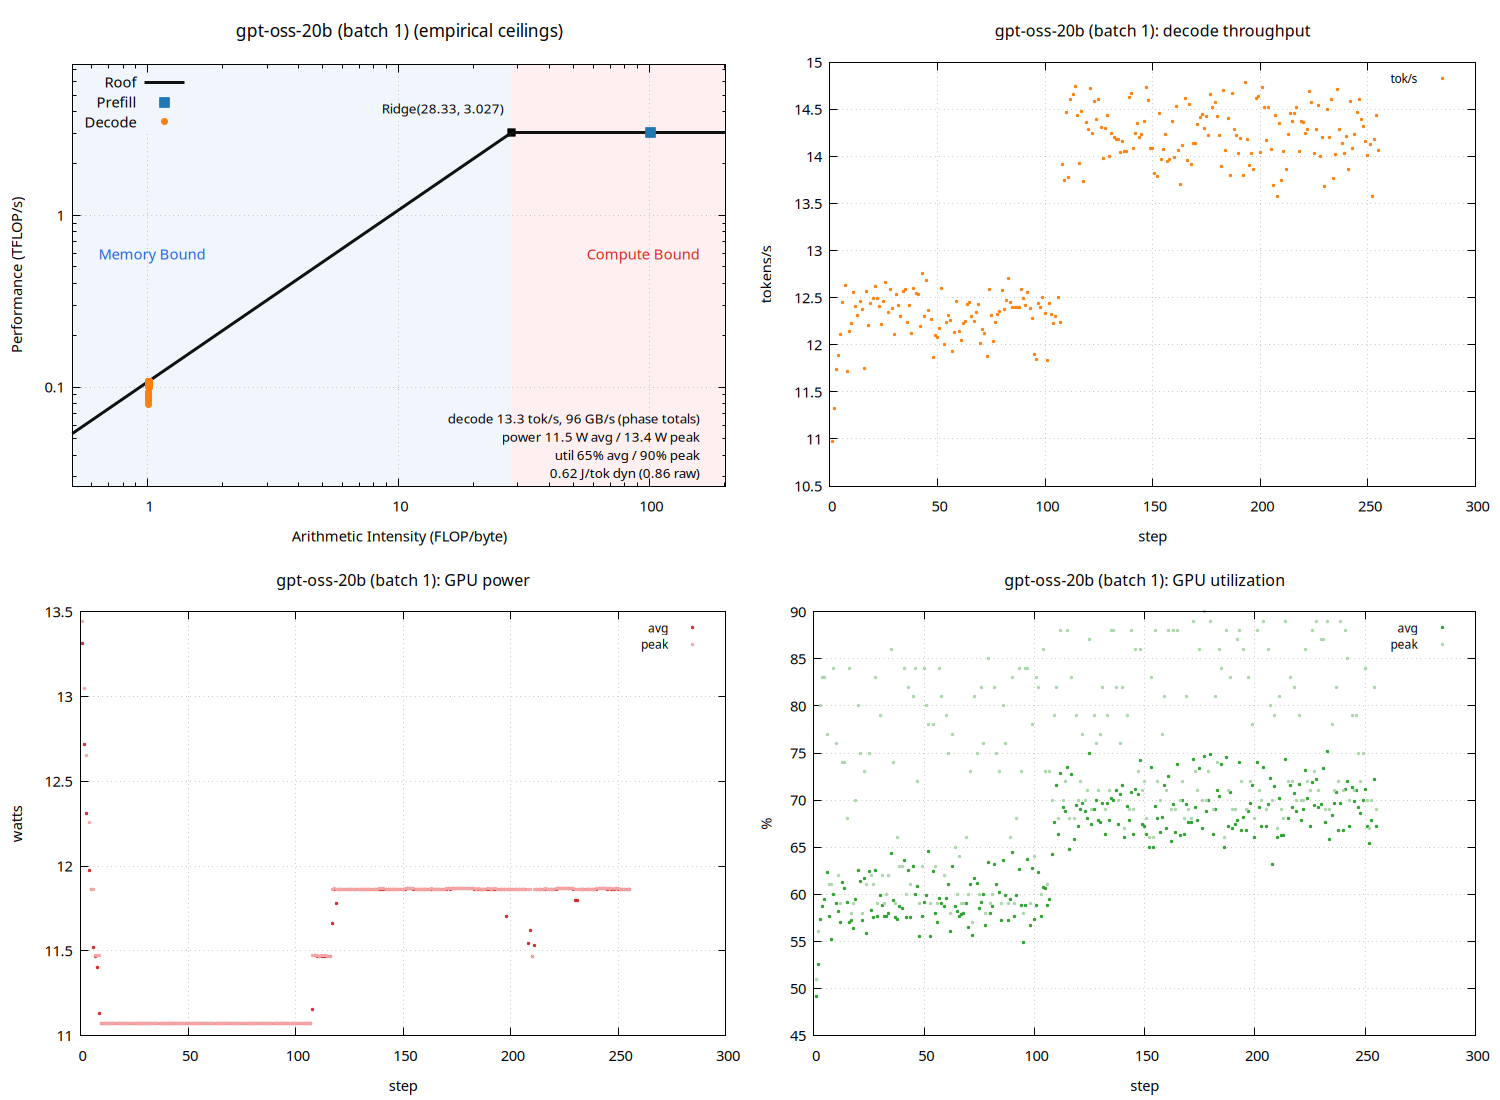

Here is the gnuplot script that generated this plot:
set terminal pngcairo size 1500,1100 enhanced font 'Sans,11'
set output 'sweep_thor_tf/gpt_b001_roofline.png'
set datafile separator "\t"
set datafile missing 'NaN'
set multiplot layout 2,2
unset label
unset object
unset arrow
set title "gpt-oss-20b (batch 1) (empirical ceilings)" font ',13'
set xlabel "Arithmetic Intensity (FLOP/byte)"
set ylabel "Performance (TFLOP/s)"
set logscale xy
set xrange [0.502885:202.385]
set yrange [0.0265417:7.56815]
set grid xtics ytics
set key top left
set object 1 rectangle from graph 0, graph 0 to first 28.3334, graph 1 \
    fillcolor rgb '#dce9f7' fillstyle solid 0.45 noborder behind
set object 2 rectangle from first 28.3334, graph 0 to graph 1, graph 1 \
    fillcolor rgb '#fbdcdc' fillstyle solid 0.45 noborder behind
set label 1 "Memory Bound" at graph 0.04, graph 0.55 left \
    textcolor rgb '#2563eb' font ',11'
set label 2 "Compute Bound" at graph 0.96, graph 0.55 right \
    textcolor rgb '#dc2626' font ',11'
set label 3 "Ridge(28.33, 3.027)" \
    at first 28.3334, first 3.02726 right \
    point pointtype 5 pointsize 1.2 \
    offset character -1.5, character 1 font ',10'
set label 4 "decode 13.3 tok/s, 96 GB/s (phase totals)\npower 11.5 W avg / 13.4 W peak\nutil 65% avg / 90% peak\n0.62 J/tok dyn (0.86 raw)" at graph 0.96, graph 0.16 right font ',10'
peak_t = 3.02726
peak_b = 106.844
roof(x) = (x * peak_b / 1000.0 < peak_t) ? x * peak_b / 1000.0 : peak_t
plot roof(x) with lines linewidth 3 linecolor rgb '#111111' title 'Roof', \
     'sweep_thor_tf/gpt_b001_roofline.dat' using 3:(strcol(2) eq 'prefill' ? $4 : 1/0) with points \
         pointtype 5 pointsize 1.6 linecolor rgb '#1f77b4' title 'Prefill', \
     'sweep_thor_tf/gpt_b001_roofline.dat' using 3:(strcol(2) eq 'decode' ? $4 : 1/0) with points \
         pointtype 7 pointsize 1.0 linecolor rgb '#ff7f0e' title 'Decode'

unset label
unset object
unset arrow
unset logscale
set xrange [*:*]
set yrange [*:*]
set title "gpt-oss-20b (batch 1): decode throughput" font ',12'
set xlabel "step"
set ylabel "tokens/s"
set grid xtics ytics
set key top right font ',9'
plot 'sweep_thor_tf/gpt_b001_roofline.dat' using 1:(strcol(2) eq 'decode' ? $5 : 1/0) with points pointtype 7 pointsize 0.4 linecolor rgb '#ff7f0e' title 'tok/s'

unset label
unset object
unset arrow
unset logscale
set xrange [*:*]
set yrange [*:*]
set title "gpt-oss-20b (batch 1): GPU power" font ',12'
set xlabel "step"
set ylabel "watts"
set grid xtics ytics
set key top right font ',9'
plot 'sweep_thor_tf/gpt_b001_roofline.dat' using 1:(strcol(2) eq 'decode' ? $6 : 1/0) with points pointtype 7 pointsize 0.4 linecolor rgb '#d62728' title 'avg', \
     'sweep_thor_tf/gpt_b001_roofline.dat' using 1:(strcol(2) eq 'decode' ? $8 : 1/0) with points pointtype 7 pointsize 0.4 linecolor rgb '#f4a6a6' title 'peak'

unset label
unset object
unset arrow
unset logscale
set xrange [*:*]
set yrange [*:*]
set title "gpt-oss-20b (batch 1): GPU utilization" font ',12'
set xlabel "step"
set ylabel "%"
set grid xtics ytics
set key top right font ',9'
plot 'sweep_thor_tf/gpt_b001_roofline.dat' using 1:(strcol(2) eq 'decode' ? $7 : 1/0) with points pointtype 7 pointsize 0.4 linecolor rgb '#2ca02c' title 'avg', \
     'sweep_thor_tf/gpt_b001_roofline.dat' using 1:(strcol(2) eq 'decode' ? $9 : 1/0) with points pointtype 7 pointsize 0.4 linecolor rgb '#a9d7a9' title 'peak'

unset multiplot
